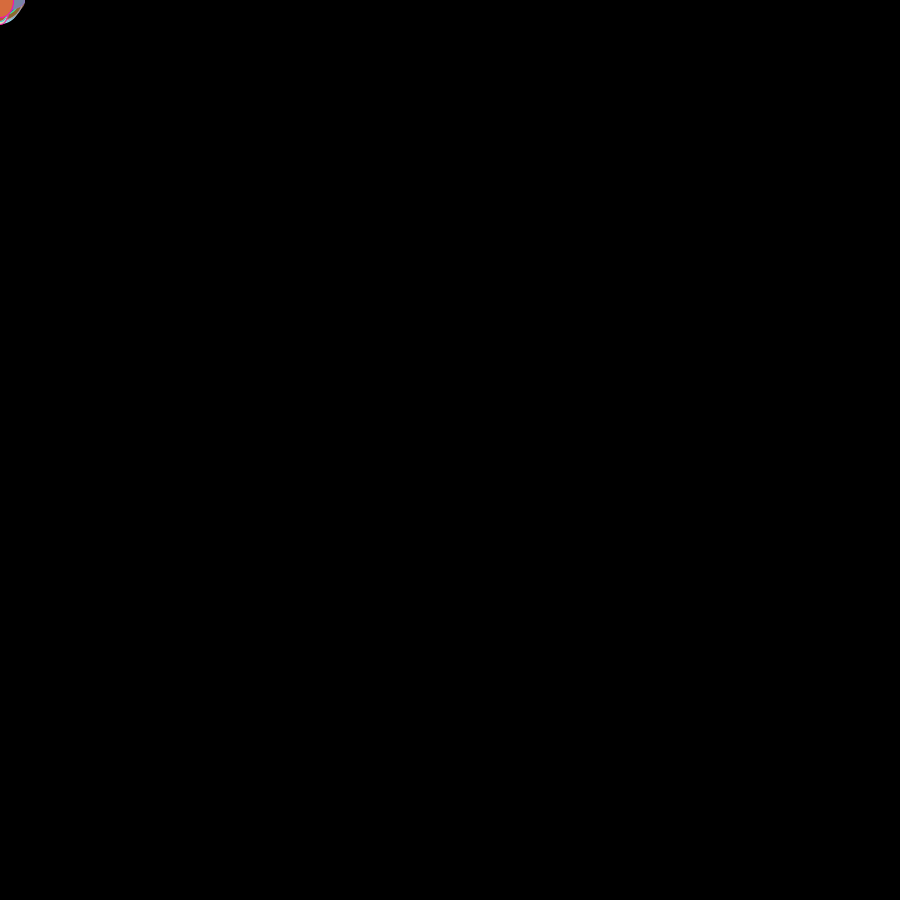
Frame 1 (no input)
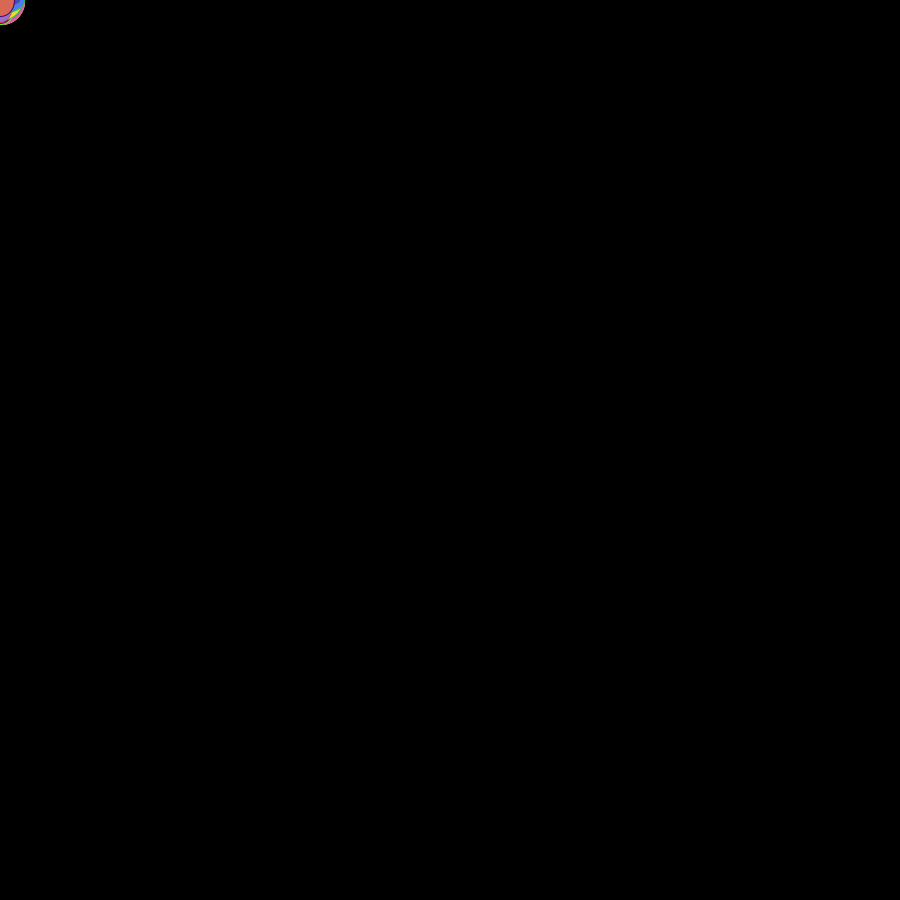
Frame 60 (the mouse pressed at the canvas centre just before this capture)
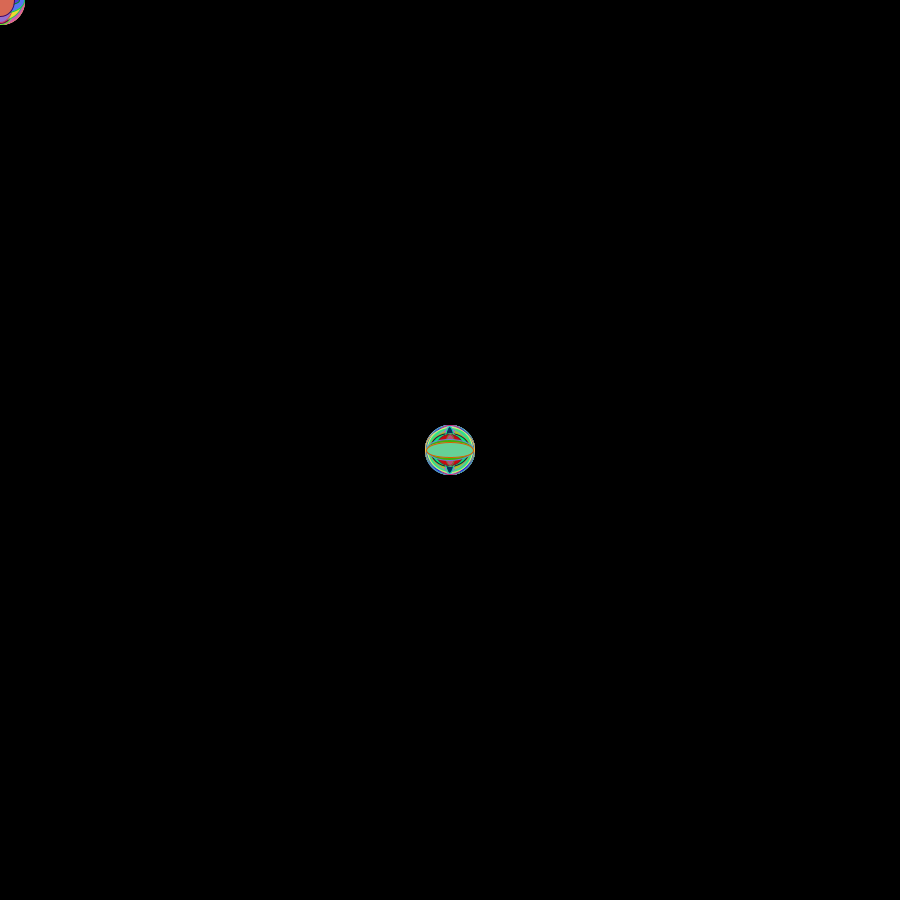
Frame 120 (the mouse held since frame 60 and released just before this capture)

The Processing sketch that drew these frames (run headless with seeded random() and noise(); from frame 60 on, the mouse is pressed at the canvas centre):

// Processing sketch: processing_112327
// ── processing_112327.pde

int randomOffset = 100;

void setup() {
  size(900,900);
  background(0);
}


void draw() {
  for( int i=0; i<50; i++){
    ellipse( mouseX, mouseY, random(10,50), random(10,50) );
    stroke(random(0,255),random(0,255),random(0,255));
    fill(random(0,255),random(0,255),random(0,255));
  } 
  }
